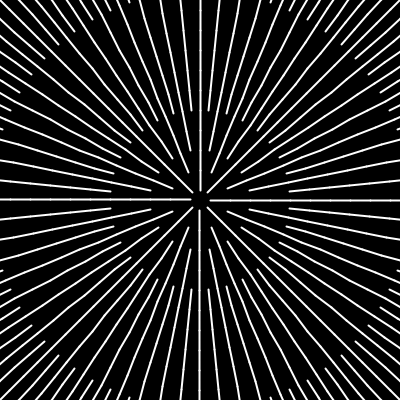
Frame 1 (no input)
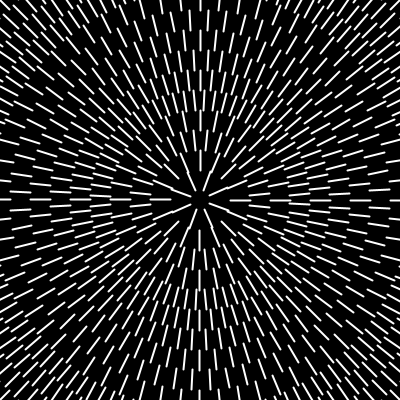
Frame 60 (the mouse pressed at the canvas centre just before this capture)
Frame 120 (the mouse held since frame 60 and released just before this capture): identical to frame 1, image omitted

The Processing sketch that drew these frames (run headless with seeded random() and noise(); from frame 60 on, the mouse is pressed at the canvas centre):

// Processing sketch: SpiralRings
// ── SpiralRings.pde
// Aniomation variable and constants
float t = 0;
int lastTime;
final int ANIM_REST = 1000;
final int ANIM_ROTATE = 800;
final int ANIM_DURATION = ANIM_REST + ANIM_ROTATE;

void setup() {
  size(400, 400);
  stroke(255);
  strokeWeight(2);
}

void draw() {
  background(0);
  translate(width / 2, height / 2);
  drawRing(t, 8, 10, 30, -1);
  drawRing(t, 16, 30, 50, 0);
  drawRing(t, 32, 50, 70, 1);
  drawRing(t, 32, 70, 90, 0);
  drawRing(t, 64, 90, 110, -1);
  drawRing(t, 64, 110, 130, 0);
  drawRing(t, 64, 130, 150, 1);
  drawRing(t, 64, 150, 170, 0);
  drawRing(t, 64, 170, 190, -1);
  drawRing(t, 64, 190, 210, 0);
  drawRing(t, 128, 210, 230, 1);
  drawRing(t, 128, 230, 250, 0);
  drawRing(t, 128, 250, 270, -1);
  drawRing(t, 128, 270, 290, 0);

  t =getT();
}

void drawRing(float t, float n, float innerRad, float outerRad, int dir) {
  float deltaAng = TWO_PI / n;
  float tAngle = t * deltaAng * dir;
  for (int i = 0; i < n; i++) {
    float a = i * deltaAng + tAngle;
    float sina = sin(a), cosa = cos(a);
    line(innerRad * cosa, innerRad * sina, outerRad * cosa, outerRad * sina);
  }
}

float getT() {
  int currTime = millis();
  int deltaTime = currTime - lastTime;
  if (deltaTime >= ANIM_DURATION) {
    lastTime += ANIM_DURATION;
    deltaTime -= ANIM_DURATION;
  }
  if (deltaTime < ANIM_REST)
    return 0; // rest period
  // Rotation cycle
  deltaTime -= ANIM_REST;
  return (1.0 * deltaTime) / ANIM_ROTATE;
}
